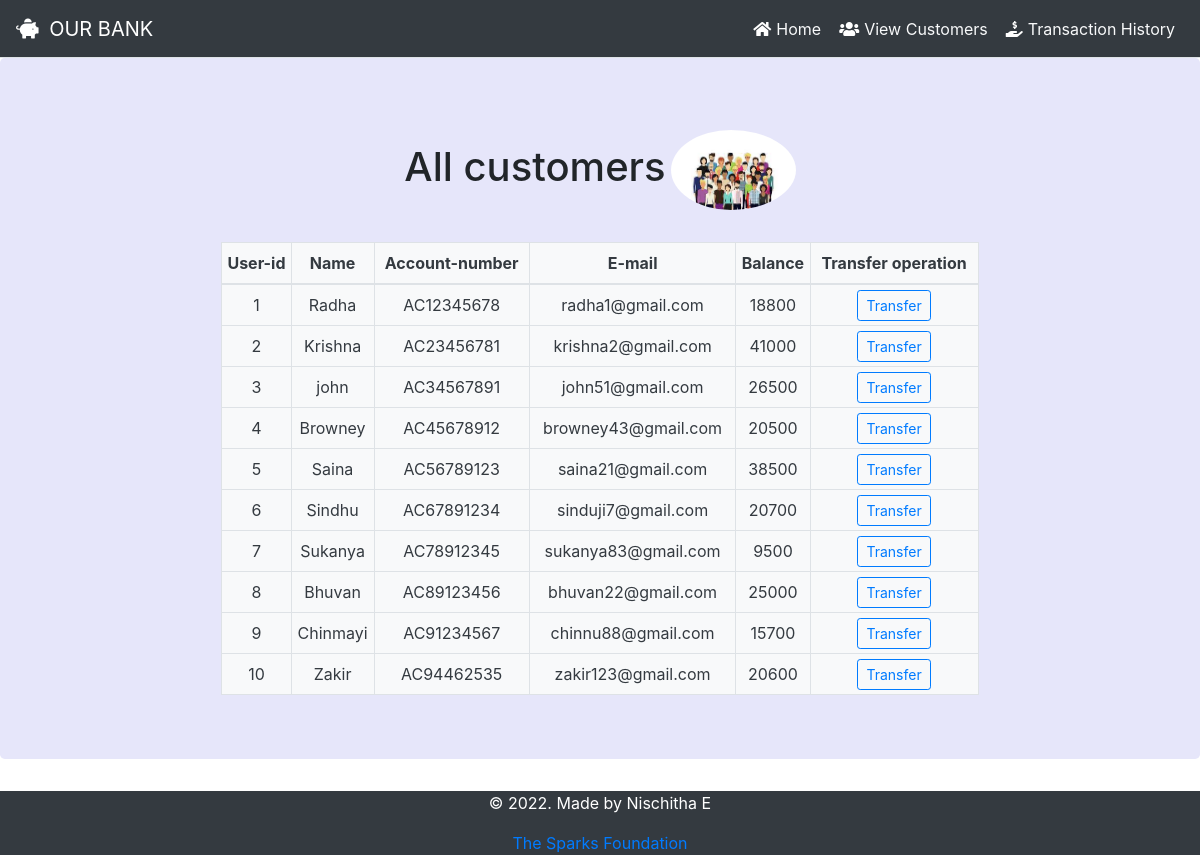
The page /customers.php on the database its author committed.
### tables this page shows
CREATE TABLE `customer` (
  `userid` int(11) NOT NULL,
  `name` varchar(15) NOT NULL,
  `acc_number` varchar(25) NOT NULL,
  `email` varchar(25) NOT NULL,
  `balance` float NOT NULL
);

### customers.php (the view, shortened to what this page needs)
<?php
  include 'sql_connect.php';
  require_once "./header.php";
  $sql = "SELECT * FROM customer";
  $result = mysqli_query($conn,$sql);
?>
<!DOCTYPE html>
<html>
    <head>
        <link rel="stylesheet" href="https://maxcdn.bootstrapcdn.com/bootstrap/4.0.0/css/bootstrap.min.css">
        <link rel="stylesheet" href="http://maxcdn.bootstrapcdn.com/font-awesome/4.3.0/css/font-awesome.min.css">
        <link rel="stylesheet" href="https://maxcdn.bootstrapcdn.com/bootstrap/4.5.2/css/bootstrap.min.css">
    </head>
<body >
  </body>
</html>
<div class="jumbotron text-center "  style="background-color:lavender;">
  <h1 class="text-center pt-2" >All customers<img src="./images/img5.jpg" class="rounded-circle" style="padding-left:5px;" width="130" height="80"></h1>
  <br>
  <div class="row" >
    <div class="col ">
      <div class="table-responsive ">
        <table class="container col-sm-8 text-center table-hover mx-auto table-condensed  table-bordered bg-light text-dark ">
          <thead>
            <tr >
              <th scope="col" class="text-center py-2">User-id</th>
              <th scope="col" class="text-center py-2">Name</th>
              <th scope="col" class="text-center py-2">Account-number</th>
              <th scope="col" class="text-center py-2">E-mail</th>
              <th scope="col" class="text-center py-2">Balance</th>
              <th scope="col" class="text-center py-2">Transfer operation</th>
            </tr>
          </thead>
          <tbody>
            <?php
            while($rows=mysqli_fetch_assoc($result)){
            ?>
              <td scope="col" class="text-center py-2"><?php echo $rows['userid'] ?></td>
              <td scope="col" class="text-center py-2"><?php echo $rows['name']?></td>
              <td scope="col" class="text-center py-2"><?php echo $rows['acc_number']?></td>
              <td scope="col" class="text-center py-2"><?php echo $rows['email']?></td>
              <td scope="col" class="text-center py-2"><?php echo $rows['balance']?></td>
              <td id="button"><a href="transfer.php?id= <?php echo $rows['userid'] ;?>"> <button type="button" class="btn btn-outline-primary btn-sm">Transfer</button></a></td>
            <?php
             }
            ?>
            </tbody>
              </table>
        </div>
      </div>
  </div>
</div>
<div >
<?php
    include "./footer.php";
?>

### header.php (shortened to what this page needs)
<!DOCTYPE html>
<html lang="en">
<head>
  <link rel="stylesheet" href="https://maxcdn.bootstrapcdn.com/bootstrap/4.5.2/css/bootstrap.min.css">
  <link rel="stylesheet" href="https://use.fontawesome.com/releases/v5.7.0/css/all.css">
</head>
<body >
<nav class="navbar nav-tabs  navbar-expand-sm bg-dark navbar-dark ">
  <a class="navbar-brand" href="index.php"><i class='fas fa-piggy-bank' style='color:white; padding-right:5px;'></i> OUR BANK</a>
  <ul class="navbar-nav ml-auto">
    <li class="nav-item">
      <a class="nav-link text-light " href="index.php"><i class='fas fa-home' style='color:white; padding-right:5px;'></i>Home</a>
    </li>
    <li class="nav-item">
      <a class="nav-link text-light" href="customers.php"><i class='fas fa-users' style='color:white; padding-right:5px;'></i>View Customers</a>
    </li>
    <li class="nav-item">
      <a class="nav-link text-light " href="history.php"><i class='fas fa-hand-holding-usd' style='color:white; padding-right:5px;'></i>Transaction History</a>
    </li>
  </ul>
</nav>
</body>
</html>

### footer.php (shortened to what this page needs)
  <link rel="stylesheet" href="https://maxcdn.bootstrapcdn.com/bootstrap/4.5.2/css/bootstrap.min.css">
<footer>
    <div class=" max-width  bg-dark text-white text-center" style="margin-bottom:0">
    <p>© 2022. Made by Nischitha E </p>
    <a href="https://www.thesparksfoundationsingapore.org/" class="text-primary">The Sparks Foundation</a>
    </div>
</footer>
</div>
</body>
</html>

### rows shown on the page
customer: userid "1", name "Radha", acc_number "AC12345678", email "radha1@gmail.com", balance "18800"
customer: userid "2", name "Krishna", acc_number "AC23456781", email "krishna2@gmail.com", balance "41000"
customer: userid "3", name "john", acc_number "AC34567891", email "john51@gmail.com", balance "26500"
customer: userid "4", name "Browney", acc_number "AC45678912", email "browney43@gmail.com", balance "20500"
customer: userid "5", name "Saina", acc_number "AC56789123", email "saina21@gmail.com", balance "38500"
customer: userid "6", name "Sindhu", acc_number "AC67891234", email "sinduji7@gmail.com", balance "20700"
customer: userid "7", name "Sukanya", acc_number "AC78912345", email "sukanya83@gmail.com", balance "9500"
customer: userid "8", name "Bhuvan", acc_number "AC89123456", email "bhuvan22@gmail.com", balance "25000"
customer: userid "9", name "Chinmayi", acc_number "AC91234567", email "chinnu88@gmail.com", balance "15700"
customer: userid "10", name "Zakir", acc_number "AC94462535", email "zakir123@gmail.com", balance "20600"
